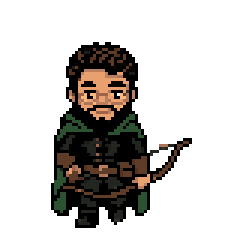
#> input picture ferramentas/personagens/quadros/fer_andando_01.png, 80 x 80 px, given in place of fer_parado_00.png, which was not available (shown 3 times larger)
$ python montar.py
#> lines starting #> are read from the running program, lines starting #| are printed output that depends on the picture
"""Monta a folha de cada personagem a partir dos quadros do PixelLab.

Os quadros (80×80, fundo transparente) moram em quadros/<quem>_<animacao>_<nn>.png.
Saída: src/assets/personagens/<quem>.png — uma linha por animação, 9 quadros
lado a lado. A ordem das linhas é a de ANIMACOES aqui e em src/lib/personagem.js.

    python3 ferramentas/personagens/montar.py
"""
import os
from PIL import Image

AQUI = os.path.dirname(os.path.abspath(__file__))
RAIZ = os.path.abspath(os.path.join(AQUI, '..', '..'))
LADO, QUADROS = 80, 9
ANIMACOES = ['parado', 'ataque', 'vitoria', 'ferido', 'moeda', 'triste', 'pergaminho', 'dormindo', 'contando', 'andando']
QUEM = {'fernando': 'fer', 'mayara': 'may'}
# Cada visual de equipamento é uma folha inteira: quadros/<fer|may>_<prata|ouro>_<anim>_<nn>.png
FOLHAS = {**QUEM, **{f'{n}_{v}': f'{p}_{v}' for n, p in QUEM.items() for v in ('prata', 'ouro')}}

for nome, prefixo in FOLHAS.items():
    if not os.path.exists(os.path.join(AQUI, 'quadros', f'{prefixo}_parado_00.png')):
        print('sem quadros para', nome); continue
    folha = Image.new('RGBA', (LADO * QUADROS, LADO * len(ANIMACOES)), (0, 0, 0, 0))
    for linha, anim in enumerate(ANIMACOES):
        for q in range(QUADROS):
            im = Image.open(os.path.join(AQUI, 'quadros', f'{prefixo}_{anim}_{q:02d}.png')).convert('RGBA')
            folha.paste(im, (q * LADO, linha * LADO), im)
    saida = os.path.join(RAIZ, 'src', 'assets', 'personagens', f'{nome}.png')
    folha.save(saida, optimize=True)
    print(saida, folha.size, os.path.getsize(saida), 'bytes')
#> pass 2 of the loop `for nome, prefixo in FOLHAS.items():`:

# Os rostinhos (28×28) do extrato e da missão: a cabeça do primeiro quadro "parado".
ROSTO = 28
CABECA = {'fernando': (20, 14), 'mayara': (30, 14)}   # canto de cima à esquerda, no quadro de 80
rostos = Image.new('RGBA', (ROSTO * len(QUEM), ROSTO), (0, 0, 0, 0))
#> rostos: PIL image 56x28 RGBA; every value is 0
for i, (nome, prefixo) in enumerate(QUEM.items()):
    q = Image.open(os.path.join(AQUI, 'quadros', f'{prefixo}_parado_00.png')).convert('RGBA')
#> q is the input picture: PIL image 80x80 RGBA; mean R, G, B, A 12.2, 9.5, 6.7, 65.4
    x, y = CABECA[nome]
    rostos.paste(q.crop((x, y, x + ROSTO, y + ROSTO)), (i * ROSTO, 0))
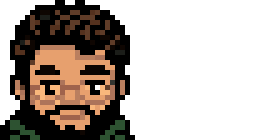
#> rostos: PIL image 56x28 RGBA (shown 5 times larger); mean R, G, B, A 29.3, 20.8, 14.5, 98.7; transparent parts drawn white
#> pass 2 of the loop `for i, (nome, prefixo) in enumerate(QUEM.items()):`:
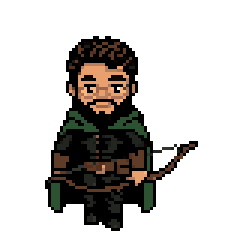
#> input picture ferramentas/personagens/quadros/fer_andando_03.png, 80 x 80 px, given in place of may_parado_00.png, which was not available (shown 3 times larger)
#> q is the input picture: PIL image 80x80 RGBA; mean R, G, B, A 12, 9.5, 6.6, 68.6
#> `rostos.paste(q.crop((x, y, x + ROSTO, y + ROSTO)), (i * ROSTO, 0))`:
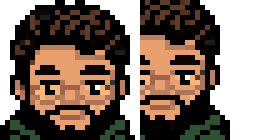
#> rostos: PIL image 56x28 RGBA (shown 5 times larger); mean R, G, B, A 51.9, 37, 25.8, 169.6; transparent parts drawn white
saida = os.path.join(RAIZ, 'src', 'assets', 'personagens', 'rostos.png')
rostos.save(saida, optimize=True)
print(saida, rostos.size)
#| src/assets/personagens/rostos.png (56, 28)
